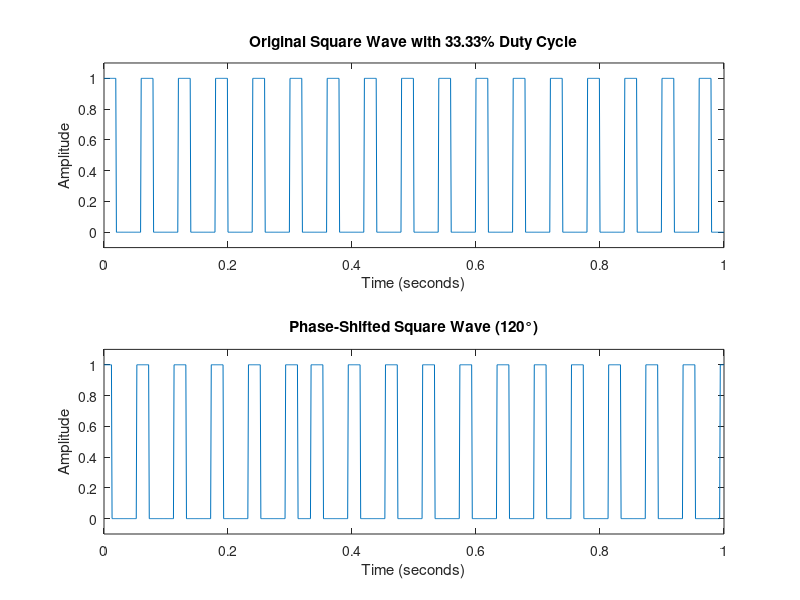

Write MATLAB code to recreate this figure.
% Define the time vector
t = 0:0.001:1; % from 0 to 1 second with increments of 0.001

% Define the square wave input with 33.33% duty cycle
duty_cycle = 33.33; % Duty cycle in percentage
period = 0.06; % Total period (e.g., 60 ms for this example)
high_duration = period * (duty_cycle / 100); % High duration
low_duration = period - high_duration; % Low duration

% Create the square wave signal
u = zeros(size(t));
for k = 1:length(t)
    if mod(t(k), period) < high_duration
        u(k) = 1; % High for the high duration
    else
        u(k) = 0; % Low for the remaining period
    end
end

% Apply a 120-degree phase shift
phase_shift = 120; % Phase shift in degrees
shift_samples = round(phase_shift / 360 * length(t)); % Convert phase shift to samples
u_shifted = circshift(u, shift_samples);

% Plot the original and phase-shifted square waves
figure;

subplot(2, 1, 1);
plot(t, u);
xlabel('Time (seconds)');
ylabel('Amplitude');
title('Original Square Wave with 33.33% Duty Cycle');
ylim([-0.1 1.1]); % Set y-axis limits to clearly show the signal

subplot(2, 1, 2);
plot(t, u_shifted);
xlabel('Time (seconds)');
ylabel('Amplitude');
title('Phase-Shifted Square Wave (120°)');
ylim([-0.1 1.1]); % Set y-axis limits to clearly show the signal